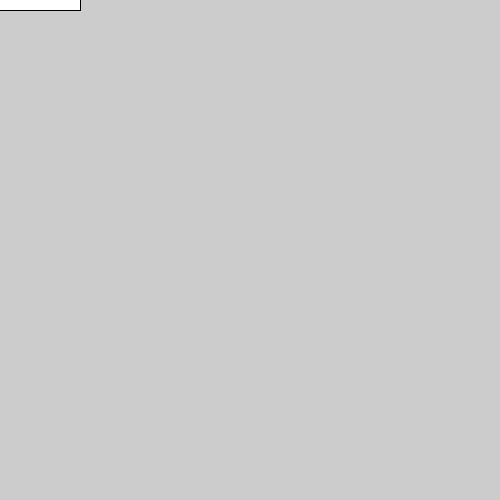
Frame 1 (no input)
Frame 60 (the mouse pressed at the canvas centre just before this capture): identical to frame 1, image omitted
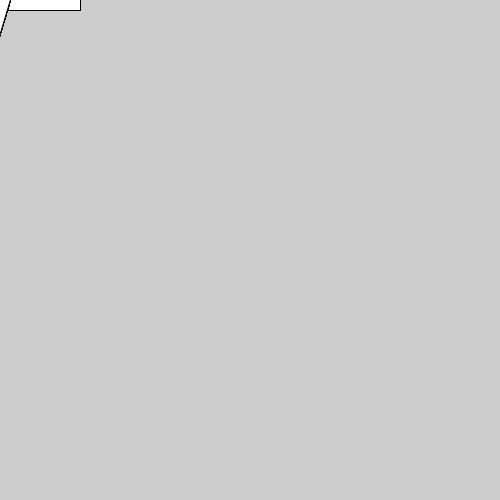
Frame 120 (the mouse held since frame 60 and released just before this capture)

The Processing sketch that drew these frames (run headless with seeded random() and noise(); from frame 60 on, the mouse is pressed at the canvas centre):

// Processing sketch: Center_Rotation
// ── Center_Rotation.pde
void setup() {
  size(500, 500);
}

void draw(){
  rotate(mouseX / 50.0);
  rect(-80, -10, 160, 20);
  
}
